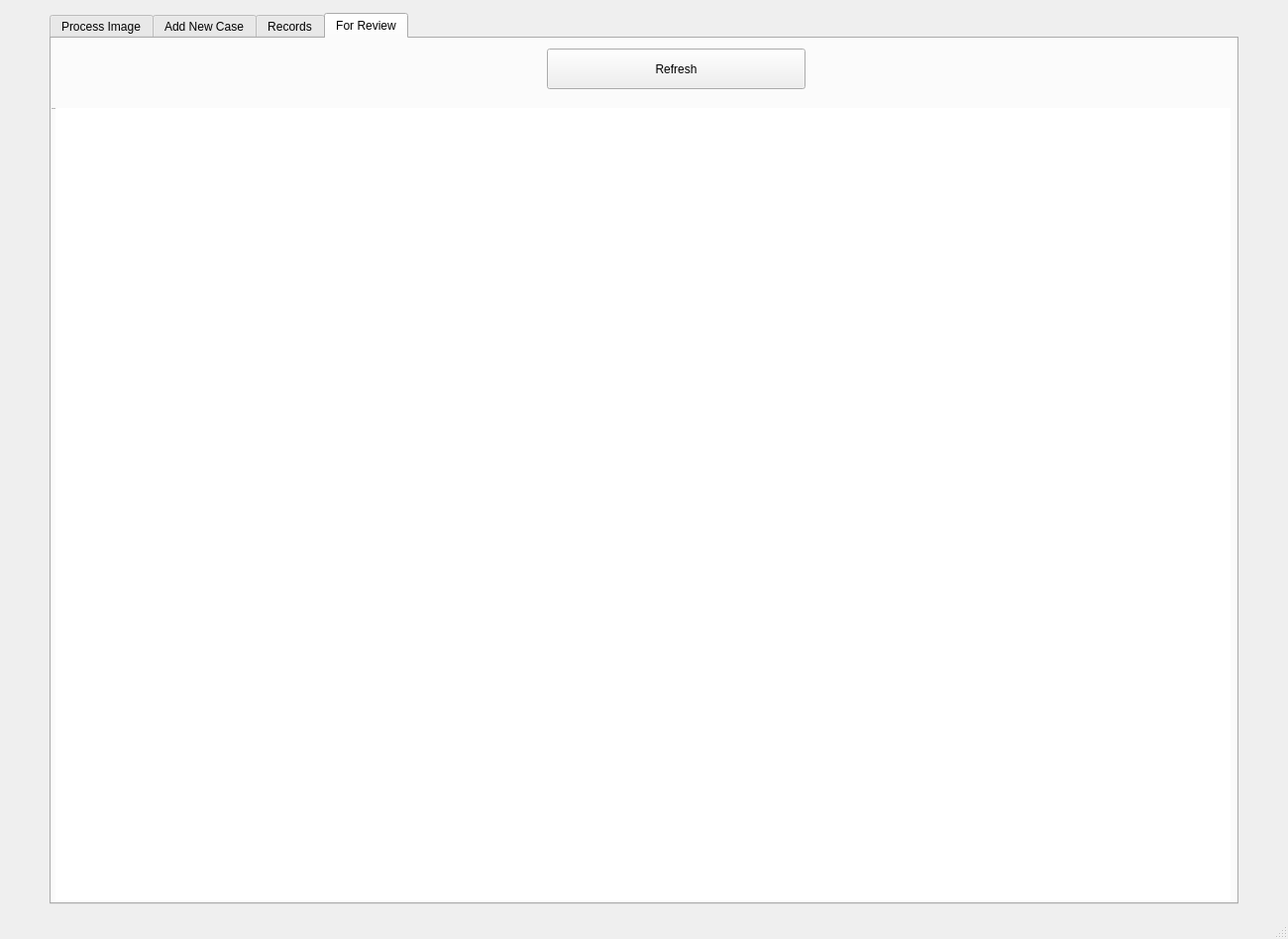
<?xml version="1.0" encoding="UTF-8"?>
<ui version="4.0">
 <class>MainWindow</class>
 <widget class="QMainWindow" name="MainWindow">
  <property name="geometry">
   <rect>
    <x>0</x>
    <y>0</y>
    <width>1300</width>
    <height>948</height>
   </rect>
  </property>
  <property name="sizePolicy">
   <sizepolicy hsizetype="Maximum" vsizetype="Maximum">
    <horstretch>0</horstretch>
    <verstretch>0</verstretch>
   </sizepolicy>
  </property>
  <property name="minimumSize">
   <size>
    <width>1300</width>
    <height>948</height>
   </size>
  </property>
  <property name="maximumSize">
   <size>
    <width>1300</width>
    <height>948</height>
   </size>
  </property>
  <property name="windowTitle">
   <string>Eye Shield</string>
  </property>
  <property name="windowIcon">
   <iconset>
    <normaloff>../../../../Desktop/Software Engineering/4th Year/Final Project/logo.png</normaloff>../../../../Desktop/Software Engineering/4th Year/Final Project/logo.png</iconset>
  </property>
  <property name="iconSize">
   <size>
    <width>40</width>
    <height>40</height>
   </size>
  </property>
  <property name="animated">
   <bool>true</bool>
  </property>
  <widget class="QWidget" name="centralwidget">
   <layout class="QGridLayout" name="gridLayout">
    <item row="0" column="1">
     <widget class="QTabWidget" name="tabWidget">
      <property name="minimumSize">
       <size>
        <width>1200</width>
        <height>900</height>
       </size>
      </property>
      <property name="maximumSize">
       <size>
        <width>1200</width>
        <height>900</height>
       </size>
      </property>
      <property name="currentIndex">
       <number>3</number>
      </property>
      <property name="iconSize">
       <size>
        <width>12</width>
        <height>12</height>
       </size>
      </property>
      <widget class="QWidget" name="ProcessImage">
       <attribute name="title">
        <string>Process Image</string>
       </attribute>
       <layout class="QVBoxLayout" name="verticalLayout">
        <item>
         <widget class="QFrame" name="frame">
          <property name="minimumSize">
           <size>
            <width>1150</width>
            <height>850</height>
           </size>
          </property>
          <property name="maximumSize">
           <size>
            <width>1150</width>
            <height>850</height>
           </size>
          </property>
          <property name="frameShape">
           <enum>QFrame::NoFrame</enum>
          </property>
          <property name="frameShadow">
           <enum>QFrame::Raised</enum>
          </property>
          <widget class="QTreeView" name="treeView">
           <property name="geometry">
            <rect>
             <x>-5</x>
             <y>-9</y>
             <width>1150</width>
             <height>850</height>
            </rect>
           </property>
           <property name="minimumSize">
            <size>
             <width>1150</width>
             <height>850</height>
            </size>
           </property>
           <property name="maximumSize">
            <size>
             <width>1150</width>
             <height>850</height>
            </size>
           </property>
           <property name="frameShape">
            <enum>QFrame::NoFrame</enum>
           </property>
          </widget>
         </widget>
        </item>
       </layout>
      </widget>
      <widget class="QWidget" name="AddNewCase">
       <attribute name="title">
        <string>Add New Case</string>
       </attribute>
       <widget class="QTextEdit" name="Choosequery">
        <property name="geometry">
         <rect>
          <x>20</x>
          <y>20</y>
          <width>1161</width>
          <height>41</height>
         </rect>
        </property>
        <property name="frameShape">
         <enum>QFrame::NoFrame</enum>
        </property>
        <property name="lineWidth">
         <number>0</number>
        </property>
        <property name="html">
         <string>&lt;!DOCTYPE HTML PUBLIC &quot;-//W3C//DTD HTML 4.0//EN&quot; &quot;http://www.w3.org/TR/REC-html40/strict.dtd&quot;&gt;
&lt;html&gt;&lt;head&gt;&lt;meta name=&quot;qrichtext&quot; content=&quot;1&quot; /&gt;&lt;style type=&quot;text/css&quot;&gt;
p, li { white-space: pre-wrap; }
&lt;/style&gt;&lt;/head&gt;&lt;body style=&quot; font-family:'MS Shell Dlg 2'; font-size:8pt; font-weight:400; font-style:normal;&quot;&gt;
&lt;p style=&quot; margin-top:0px; margin-bottom:0px; margin-left:0px; margin-right:0px; -qt-block-indent:0; text-indent:0px;&quot;&gt;&lt;span style=&quot; font-size:16pt; font-weight:600;&quot;&gt;Add new case:&lt;/span&gt;&lt;/p&gt;
&lt;p style=&quot;-qt-paragraph-type:empty; margin-top:0px; margin-bottom:0px; margin-left:0px; margin-right:0px; -qt-block-indent:0; text-indent:0px; font-size:16pt; font-weight:600;&quot;&gt;&lt;br /&gt;&lt;/p&gt;
&lt;p style=&quot;-qt-paragraph-type:empty; margin-top:0px; margin-bottom:0px; margin-left:0px; margin-right:0px; -qt-block-indent:0; text-indent:0px;&quot;&gt;&lt;br /&gt;&lt;/p&gt;&lt;/body&gt;&lt;/html&gt;</string>
        </property>
       </widget>
       <widget class="QPushButton" name="activateQuery">
        <property name="enabled">
         <bool>true</bool>
        </property>
        <property name="geometry">
         <rect>
          <x>850</x>
          <y>740</y>
          <width>161</width>
          <height>51</height>
         </rect>
        </property>
        <property name="mouseTracking">
         <bool>true</bool>
        </property>
        <property name="text">
         <string>Submit</string>
        </property>
       </widget>
       <widget class="QTextEdit" name="NameTextEdit">
        <property name="geometry">
         <rect>
          <x>430</x>
          <y>90</y>
          <width>231</width>
          <height>31</height>
         </rect>
        </property>
       </widget>
       <widget class="QTextEdit" name="CaseIDTextEdit">
        <property name="geometry">
         <rect>
          <x>430</x>
          <y>170</y>
          <width>231</width>
          <height>31</height>
         </rect>
        </property>
       </widget>
       <widget class="QTextEdit" name="SusTextEdit">
        <property name="geometry">
         <rect>
          <x>430</x>
          <y>250</y>
          <width>231</width>
          <height>31</height>
         </rect>
        </property>
       </widget>
       <widget class="QTextBrowser" name="textBrowser_2">
        <property name="geometry">
         <rect>
          <x>10</x>
          <y>90</y>
          <width>301</width>
          <height>41</height>
         </rect>
        </property>
        <property name="frameShape">
         <enum>QFrame::NoFrame</enum>
        </property>
        <property name="html">
         <string>&lt;!DOCTYPE HTML PUBLIC &quot;-//W3C//DTD HTML 4.0//EN&quot; &quot;http://www.w3.org/TR/REC-html40/strict.dtd&quot;&gt;
&lt;html&gt;&lt;head&gt;&lt;meta name=&quot;qrichtext&quot; content=&quot;1&quot; /&gt;&lt;style type=&quot;text/css&quot;&gt;
p, li { white-space: pre-wrap; }
&lt;/style&gt;&lt;/head&gt;&lt;body style=&quot; font-family:'MS Shell Dlg 2'; font-size:8pt; font-weight:400; font-style:normal;&quot;&gt;
&lt;p style=&quot; margin-top:0px; margin-bottom:0px; margin-left:0px; margin-right:0px; -qt-block-indent:0; text-indent:0px;&quot;&gt;&lt;span style=&quot; font-size:10pt;&quot;&gt;Enter Case Name:&lt;/span&gt;&lt;/p&gt;&lt;/body&gt;&lt;/html&gt;</string>
        </property>
       </widget>
       <widget class="QTextBrowser" name="textBrowser_3">
        <property name="geometry">
         <rect>
          <x>10</x>
          <y>170</y>
          <width>301</width>
          <height>41</height>
         </rect>
        </property>
        <property name="frameShape">
         <enum>QFrame::NoFrame</enum>
        </property>
        <property name="html">
         <string>&lt;!DOCTYPE HTML PUBLIC &quot;-//W3C//DTD HTML 4.0//EN&quot; &quot;http://www.w3.org/TR/REC-html40/strict.dtd&quot;&gt;
&lt;html&gt;&lt;head&gt;&lt;meta name=&quot;qrichtext&quot; content=&quot;1&quot; /&gt;&lt;style type=&quot;text/css&quot;&gt;
p, li { white-space: pre-wrap; }
&lt;/style&gt;&lt;/head&gt;&lt;body style=&quot; font-family:'MS Shell Dlg 2'; font-size:8pt; font-weight:400; font-style:normal;&quot;&gt;
&lt;p style=&quot; margin-top:0px; margin-bottom:0px; margin-left:0px; margin-right:0px; -qt-block-indent:0; text-indent:0px;&quot;&gt;&lt;span style=&quot; font-size:10pt;&quot;&gt;Enter Case ID:&lt;/span&gt;&lt;/p&gt;&lt;/body&gt;&lt;/html&gt;</string>
        </property>
       </widget>
       <widget class="QTextBrowser" name="textBrowser_4">
        <property name="geometry">
         <rect>
          <x>10</x>
          <y>250</y>
          <width>301</width>
          <height>41</height>
         </rect>
        </property>
        <property name="frameShape">
         <enum>QFrame::NoFrame</enum>
        </property>
        <property name="html">
         <string>&lt;!DOCTYPE HTML PUBLIC &quot;-//W3C//DTD HTML 4.0//EN&quot; &quot;http://www.w3.org/TR/REC-html40/strict.dtd&quot;&gt;
&lt;html&gt;&lt;head&gt;&lt;meta name=&quot;qrichtext&quot; content=&quot;1&quot; /&gt;&lt;style type=&quot;text/css&quot;&gt;
p, li { white-space: pre-wrap; }
&lt;/style&gt;&lt;/head&gt;&lt;body style=&quot; font-family:'MS Shell Dlg 2'; font-size:8pt; font-weight:400; font-style:normal;&quot;&gt;
&lt;p style=&quot; margin-top:0px; margin-bottom:0px; margin-left:0px; margin-right:0px; -qt-block-indent:0; text-indent:0px;&quot;&gt;&lt;span style=&quot; font-size:10pt;&quot;&gt;Enter Suspects ID's:&lt;/span&gt;&lt;/p&gt;&lt;/body&gt;&lt;/html&gt;</string>
        </property>
       </widget>
      </widget>
      <widget class="QWidget" name="Records">
       <attribute name="title">
        <string>Records</string>
       </attribute>
       <widget class="QPushButton" name="EnterRecords">
        <property name="geometry">
         <rect>
          <x>780</x>
          <y>30</y>
          <width>56</width>
          <height>21</height>
         </rect>
        </property>
        <property name="text">
         <string>Enter</string>
        </property>
       </widget>
       <widget class="QTextEdit" name="RecordsTextEdit">
        <property name="geometry">
         <rect>
          <x>500</x>
          <y>20</y>
          <width>221</width>
          <height>41</height>
         </rect>
        </property>
        <property name="frameShape">
         <enum>QFrame::Box</enum>
        </property>
       </widget>
       <widget class="QTextBrowser" name="textBrowser">
        <property name="geometry">
         <rect>
          <x>30</x>
          <y>30</y>
          <width>461</width>
          <height>31</height>
         </rect>
        </property>
        <property name="frameShape">
         <enum>QFrame::NoFrame</enum>
        </property>
        <property name="html">
         <string>&lt;!DOCTYPE HTML PUBLIC &quot;-//W3C//DTD HTML 4.0//EN&quot; &quot;http://www.w3.org/TR/REC-html40/strict.dtd&quot;&gt;
&lt;html&gt;&lt;head&gt;&lt;meta name=&quot;qrichtext&quot; content=&quot;1&quot; /&gt;&lt;style type=&quot;text/css&quot;&gt;
p, li { white-space: pre-wrap; }
&lt;/style&gt;&lt;/head&gt;&lt;body style=&quot; font-family:'MS Shell Dlg 2'; font-size:8pt; font-weight:400; font-style:normal;&quot;&gt;
&lt;p style=&quot; margin-top:0px; margin-bottom:0px; margin-left:0px; margin-right:0px; -qt-block-indent:0; text-indent:0px;&quot;&gt;Please enter the case number you would like to review:&lt;/p&gt;&lt;/body&gt;&lt;/html&gt;</string>
        </property>
       </widget>
       <widget class="QTextBrowser" name="caseDetails">
        <property name="geometry">
         <rect>
          <x>25</x>
          <y>110</y>
          <width>1141</width>
          <height>221</height>
         </rect>
        </property>
        <property name="frameShape">
         <enum>QFrame::NoFrame</enum>
        </property>
       </widget>
       <widget class="QFrame" name="frame_2">
        <property name="geometry">
         <rect>
          <x>-1</x>
          <y>329</y>
          <width>1201</width>
          <height>551</height>
         </rect>
        </property>
        <property name="frameShape">
         <enum>QFrame::StyledPanel</enum>
        </property>
        <property name="frameShadow">
         <enum>QFrame::Raised</enum>
        </property>
        <widget class="QTreeView" name="treeViewRecords">
         <property name="geometry">
          <rect>
           <x>25</x>
           <y>1</y>
           <width>1141</width>
           <height>541</height>
          </rect>
         </property>
         <property name="frameShape">
          <enum>QFrame::NoFrame</enum>
         </property>
        </widget>
       </widget>
      </widget>
      <widget class="QWidget" name="ForReview">
       <attribute name="title">
        <string>For Review</string>
       </attribute>
       <widget class="QPushButton" name="refresh">
        <property name="geometry">
         <rect>
          <x>500</x>
          <y>10</y>
          <width>261</width>
          <height>41</height>
         </rect>
        </property>
        <property name="text">
         <string>Refresh</string>
        </property>
       </widget>
       <widget class="QFrame" name="frame_3">
        <property name="geometry">
         <rect>
          <x>-1</x>
          <y>70</y>
          <width>1191</width>
          <height>811</height>
         </rect>
        </property>
        <property name="frameShape">
         <enum>QFrame::StyledPanel</enum>
        </property>
        <property name="frameShadow">
         <enum>QFrame::Raised</enum>
        </property>
        <widget class="QTreeView" name="treeViewForReview">
         <property name="geometry">
          <rect>
           <x>5</x>
           <y>0</y>
           <width>1191</width>
           <height>811</height>
          </rect>
         </property>
         <property name="frameShape">
          <enum>QFrame::NoFrame</enum>
         </property>
        </widget>
       </widget>
      </widget>
     </widget>
    </item>
   </layout>
  </widget>
  <widget class="QMenuBar" name="menubar">
   <property name="geometry">
    <rect>
     <x>0</x>
     <y>0</y>
     <width>1300</width>
     <height>18</height>
    </rect>
   </property>
  </widget>
  <widget class="QStatusBar" name="statusbar"/>
 </widget>
 <resources/>
 <connections/>
</ui>
